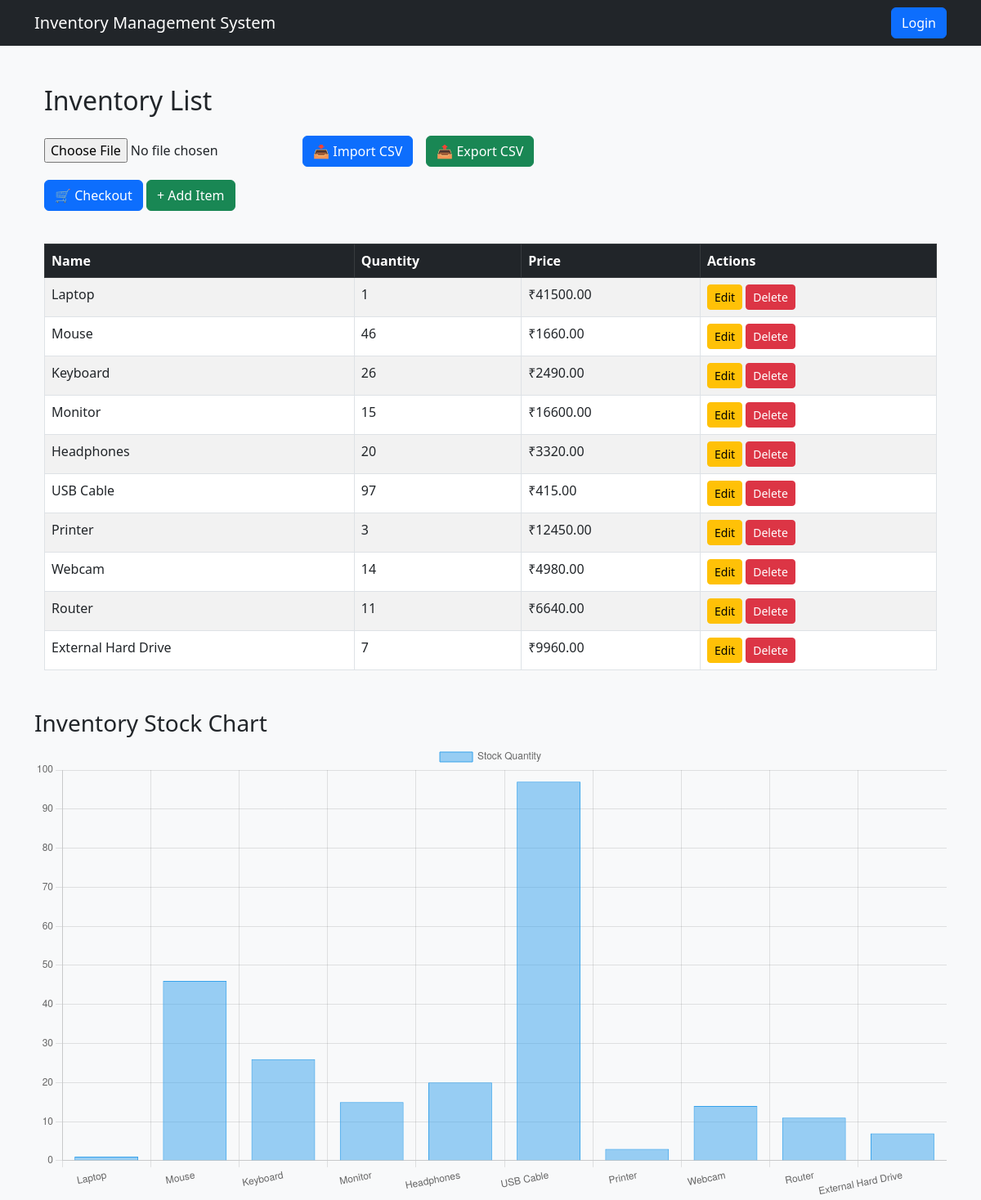
Before: / with the older database file.
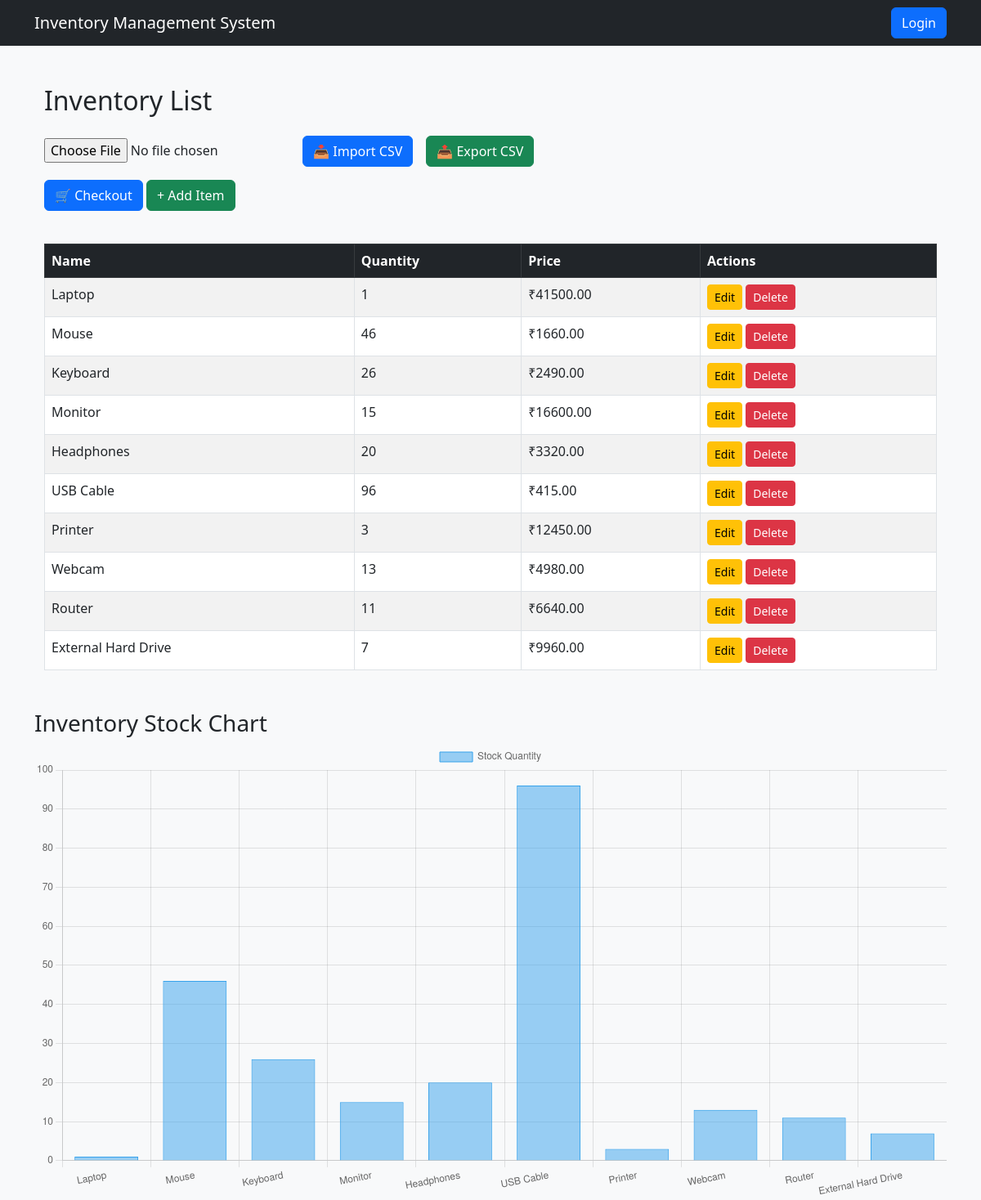
After: the same page with the newer database file.
### inventory/models.py (models this page shows, shortened)
class Item(models.Model):
    name = models.CharField(max_length=100)
    description = models.TextField(blank=True, null=True)
    quantity = models.PositiveIntegerField()
    price = models.DecimalField(max_digits=10, decimal_places=2)
    created_at = models.DateTimeField(auto_now_add=True)

### inventory/views.py (the view)
# urls.py: path('', inventory_list, name='inventory_list'),
def inventory_list(request):
    items = Item.objects.all()
    labels = list(items.values_list('name', flat=True))
    data = list(items.values_list('quantity', flat=True))
    return render(request, 'inventory/inventory_list.html', {
        'items': items,
        'labels': json.dumps(labels),  # ✅ Ensure JSON format
        'data': json.dumps(data)       # ✅ Ensure JSON format
    })

### inventory/templates/inventory/inventory_list.html (shortened to what this page needs)
{% extends "base.html" %}
{% block content %}
<div class="container mt-5">
    <h2 class="mb-4">Inventory List</h2>
    <div class="mb-3 d-flex gap-3">
        <form method="post" enctype="multipart/form-data" action="{% url 'import_csv' %}">
            <input type="file" name="csv_file" accept=".csv" required>
            <button type="submit" class="btn btn-primary">📥 Import CSV</button>
        </form>
        <a href="{% url 'export_csv' %}" class="btn btn-success">📤 Export CSV</a>
    </div>
    <a href="{% url 'checkout' %}" class="btn btn-primary mb-3">🛒 Checkout</a>
    <a href="{% url 'add_item' %}" class="btn btn-success mb-3">+ Add Item</a>
    <table class="table table-bordered table-striped mt-4">
        <thead class="table-dark">
            <tr>
                <th>Name</th>
                <th>Quantity</th>
                <th>Price</th>
                <th>Actions</th>
            </tr>
        </thead>
        <tbody>
            {% for item in items %}
            <tr>
                <td>{{ item.name }}</td>
                <td>{{ item.quantity }}</td>
                <td>₹{{ item.price }}</td>
                <td>
                    <a href="{% url 'update_item' item.id %}" class="btn btn-warning btn-sm">Edit</a>
                    <a href="{% url 'delete_item' item.id %}" class="btn btn-danger btn-sm">Delete</a>
                </td>
            </tr>
            {% endfor %}
        </tbody>
    </table>
</div>
 <h3 class="mt-5">Inventory Stock Chart</h3>
 <canvas id="inventoryChart"></canvas>
<script>
    document.addEventListener("DOMContentLoaded", function () {
        var ctx = document.getElementById("inventoryChart").getContext("2d");
        // ✅ Ensure data is correctly formatted
        var labels = JSON.parse('{{ labels|escapejs }}'); // Product names
        var data = JSON.parse('{{ data|escapejs }}'); // Stock quantities
        // ✅ Check if data exists
        if (labels.length === 0 || data.length === 0) {
            console.warn("No inventory data available for the chart.");
        }
        var chart = new Chart(ctx, {
            type: "bar",
            data: {
                labels: labels,
                datasets: [{
                    label: "Stock Quantity",
                    data: data,
                    backgroundColor: "rgba(54, 162, 235, 0.5)",
                    borderColor: "rgba(54, 162, 235, 1)",
                    borderWidth: 1
                }]
            },
            options: {
                responsive: true,
                scales: {
                    y: { beginAtZero: true }
                }
            }
        });
    });
</script>
{% endblock %}

Changed rows visible on the page:
changed Item "USB Cable": quantity "97" → "96"
changed Item "Webcam": quantity "14" → "13"
Other visible differences:
chart data {{ data|escapejs }}: [1, 46, 26, 15, 20, 97, 3, 14, 11, 7] → [1, 46, 26, 15, 20, 96, 3, 13, 11, 7]
